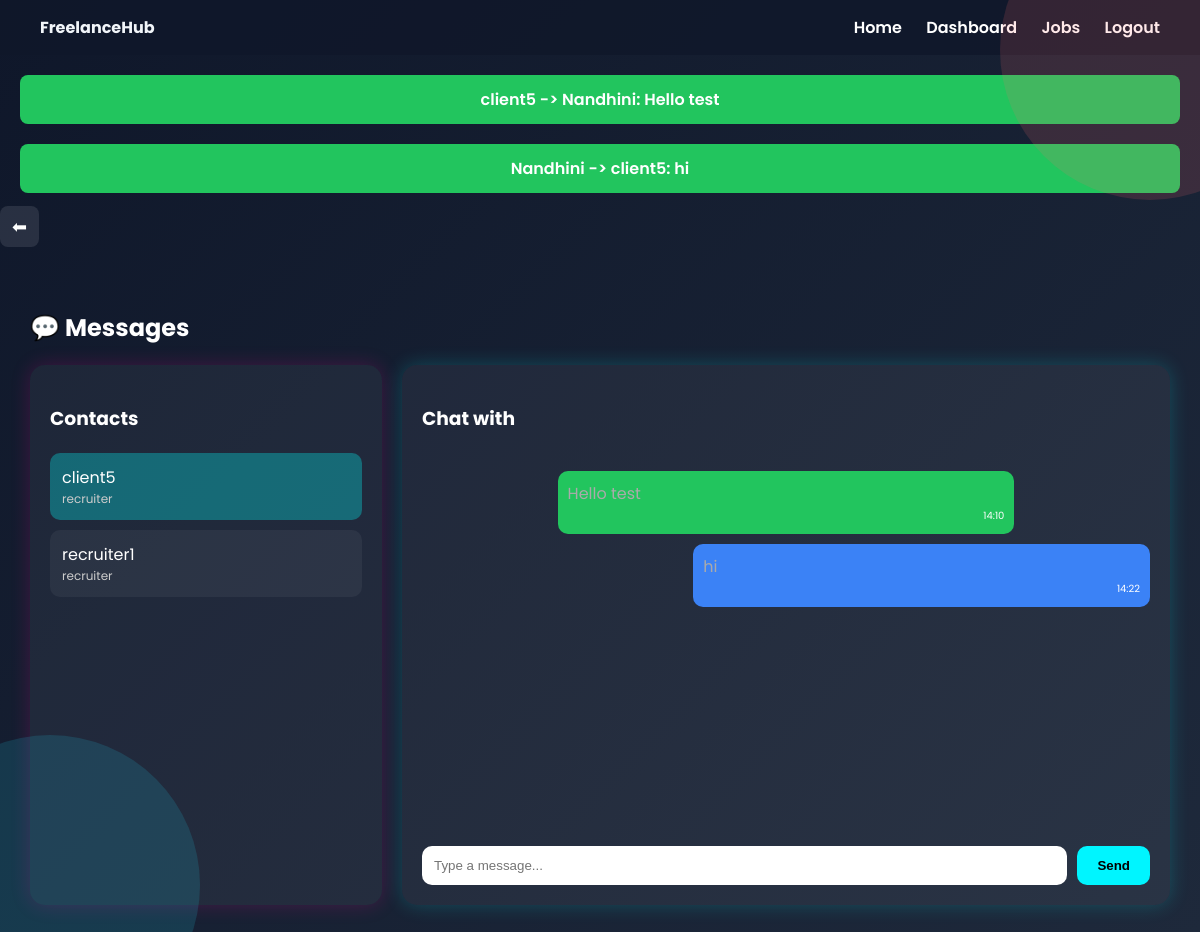
Page /dashboard/messages/?contact=19 (signed in) on the committed database.
### accounts/models.py (models this page shows, shortened)
class Message(models.Model):
    sender = models.ForeignKey(User, on_delete=models.CASCADE, related_name='sent_messages')
    receiver = models.ForeignKey(User, on_delete=models.CASCADE, related_name='received_messages')
    content = models.TextField()
    timestamp = models.DateTimeField(auto_now_add=True)
    class Meta:
        ordering = ['timestamp']
    def __str__(self):
        return f"{self.sender.username} -> {self.receiver.username}: {self.content[:20]}"

class UserProfile(models.Model):
    ROLE_CHOICES = (
        ('recruiter', 'Recruiter'),
        ('freelancer', 'Freelancer'),
    )
    user = models.OneToOneField(User, on_delete=models.CASCADE)
    role = models.CharField(max_length=20, choices=ROLE_CHOICES)

### accounts/views.py (the view, shortened to what this page needs)
# urls.py: path('dashboard/messages/', views.messages_view, name='messages'),
@login_required
def messages_view(request):
    user = request.user
    if hasattr(user, 'userprofile'):
        role = user.userprofile.role
    else:
        role = 'freelancer'  # default if missing
    if role == 'freelancer':
        contacts = UserProfile.objects.filter(role='recruiter')
    else:
        contacts = UserProfile.objects.filter(role='freelancer')
    selected_contact_id = request.GET.get('contact')
    selected_contact = None
    messages = []
    if selected_contact_id:
        selected_contact = User.objects.get(id=selected_contact_id)
        messages = Message.objects.filter(
            sender__in=[user, selected_contact],
            receiver__in=[user, selected_contact]
        ).order_by('timestamp')
    return render(request, 'accounts/messages.html', {
        'contacts': contacts,
        'selected_contact': selected_contact,
        'messages': messages
    })

### accounts/templates/accounts/messages.html (shortened to what this page needs)
{% extends "accounts/dashboard.html" %}
{% block content %}
<div style="margin-bottom:20px;">
    <a href="{% url 'dashboard' %}" style="
        text-decoration:none;
        color:white;
        font-size:18px;
        padding:8px 12px;
        border-radius:8px;
        background:rgba(255,255,255,0.1);
    ">
        ⬅
    </a>
</div>
<div style="padding:30px; color:white;">
    <h2 style="margin-bottom:20px;">💬 Messages</h2>
    <div style="display:flex; gap:20px;">
        <div style="
            width:30%;
            background:rgba(255,255,255,0.05);
            padding:20px;
            border-radius:15px;
            box-shadow:0 0 20px rgba(255,0,150,0.2);
            max-height: 500px;
            overflow-y: auto;
        ">
            <h3>Contacts</h3>
            <div style="margin-top:20px;">
                {% for contact in contacts %}
                    <a href="?contact={{ contact.user.id }}" style="text-decoration:none;">
                        <div style="
                            padding:12px;
                            border-radius:10px;
                            margin-bottom:10px;
                            background: {% if selected_contact and selected_contact.id == contact.user.id %}rgba(0,255,255,0.3){% else %}rgba(255,255,255,0.05){% endif %};
                            color:white;
                            cursor:pointer;
                        ">
                            {{ contact.user.username }}
                            <div style="font-size:12px; color:#ccc;">
                                {{ contact.role }}
                            </div>
                        </div>
                    </a>
                {% empty %}
                    <div style="color:#aaa; padding:10px;">No contacts available.</div>
                {% endfor %}
            </div>
        </div>
        <div style="
            width:70%;
            background:rgba(255,255,255,0.05);
            padding:20px;
            border-radius:15px;
            box-shadow:0 0 20px rgba(0,255,255,0.2);
            display:flex;
            flex-direction:column;
            height:500px;
        ">
            <h3>
                {% if selected_contact %}
                    Chat with {{ selected_contact.user.username }}
                {% else %}
                    Welcome to Messages 💬
                {% endif %}
            </h3>
            <div id="chat-box" style="
                flex-grow:1;
                overflow-y:auto;
                margin-top:20px;
                margin-bottom:20px;
                display:flex;
                flex-direction:column;
                justify-content: {% if not selected_contact %}center{% else %}flex-start{% endif %};
                align-items: center;
                color:#aaa;
            ">
                {% if selected_contact %}
                    {% for msg in messages %}
                        <div style="
                            background:{% if msg.sender == user %}#3b82f6{% else %}#22c55e{% endif %};
                            padding:10px;
                            border-radius:10px;
                            margin-bottom:10px;
                            width:60%;
                            {% if msg.sender == user %}margin-left:auto;{% endif %}
                        ">
                            {{ msg.content }}
                            <div style="font-size:10px; color:#fff; margin-top:2px; text-align:right;">
                                {{ msg.timestamp|date:"H:i" }}
                            </div>
                        </div>
                    {% endfor %}
                {% endif %}
            </div>
            {% if selected_contact %}
            <form method="POST" style="display:flex; gap:10px;">
                <input type="text" name="message" placeholder="Type a message..." required
                style="
                    flex-grow:1;
                    padding:12px;
                    border-radius:10px;
                    border:none;
                ">
                <button type="submit" style="
                    padding:12px 20px;
                    border:none;
                    border-radius:10px;
                    background:#00f5ff;
                    cursor:pointer;
                    color:black;
                    font-weight:600;
                ">Send</button>
            </form>
            {% endif %}
        </div>
    </div>
</div>
{% endblock %}

### templates/base.html (shortened to what this page needs)
<!DOCTYPE html>
<html>
<head>
</head>
<body>
<nav>
    <div><b>FreelanceHub</b></div>
    <div>
        <a href="{% url 'home' %}">Home</a>
        <a href="{% url 'dashboard' %}">Dashboard</a>
        <a href="{% url 'find_jobs' %}">Jobs</a>
        <a href="{% url 'logout' %}">Logout</a>
    </div>
</nav>
{% if messages %}
{% for message in messages %}
<div style="
background:#22c55e;
color:white;
padding:12px;
margin:20px;
border-radius:8px;
text-align:center;
font-weight:600;
">
{{ message }}
</div>
{% endfor %}
{% endif %}
{% block content %}{% endblock %}
</body>

### templates/base.html (style rules this page uses)
body { margin: 0; font-family: 'Poppins', sans-serif; background: linear-gradient(135deg, #0f172a, #1e293b); color: #f1f5f9; }
body::before, body::after { content: ""; position: fixed; width: 300px; height: 300px; border-radius: 50%; z-index: 0; opacity: 0.15; }
body::before { background: #ff6b6b; top: -100px; right: -100px; }
body::after { background: #22d3ee; bottom: -100px; left: -100px; }
nav { padding: 15px 40px; display: flex; justify-content: space-between; background: rgba(15,23,42,0.8); }
nav a { color: white; margin-left: 20px; text-decoration: none; font-weight: 600; }

### rows in the picture
Message: sender+receiver+content "client5 -> Nandhini: Hello test", content "Hello test", timestamp "14:10"
Message: sender+receiver+content "Nandhini -> client5: hi", content "hi", timestamp "14:22"
UserProfile: user.username "client5", role "recruiter"
UserProfile: user.username "recruiter1", role "recruiter"
